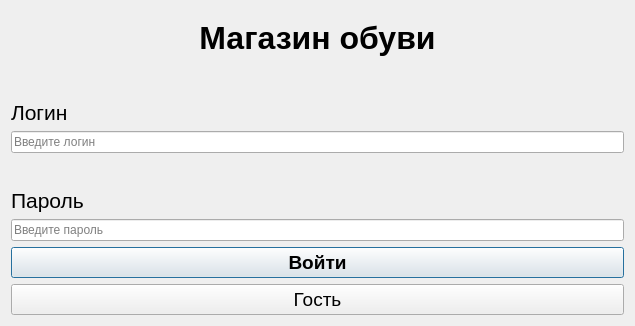
<?xml version="1.0" encoding="UTF-8"?>
<ui version="4.0">
 <class>LoginWindow</class>
 <widget class="QDialog" name="LoginWindow">
  <property name="geometry">
   <rect>
    <x>0</x>
    <y>0</y>
    <width>635</width>
    <height>326</height>
   </rect>
  </property>
  <property name="windowTitle">
   <string>Авторизация</string>
  </property>
  <layout class="QVBoxLayout" name="verticalLayout">
   <item>
    <widget class="QLabel" name="label_3">
     <property name="font">
      <font>
       <pointsize>24</pointsize>
       <bold>true</bold>
      </font>
     </property>
     <property name="text">
      <string>Магазин обуви</string>
     </property>
     <property name="alignment">
      <set>Qt::AlignmentFlag::AlignCenter</set>
     </property>
    </widget>
   </item>
   <item>
    <widget class="QLabel" name="label">
     <property name="font">
      <font>
       <pointsize>16</pointsize>
      </font>
     </property>
     <property name="text">
      <string>Логин</string>
     </property>
     <property name="alignment">
      <set>Qt::AlignmentFlag::AlignBottom|Qt::AlignmentFlag::AlignLeading|Qt::AlignmentFlag::AlignLeft</set>
     </property>
    </widget>
   </item>
   <item>
    <widget class="QLineEdit" name="loginInput">
     <property name="placeholderText">
      <string>Введите логин</string>
     </property>
    </widget>
   </item>
   <item>
    <widget class="QLabel" name="label_2">
     <property name="font">
      <font>
       <pointsize>16</pointsize>
      </font>
     </property>
     <property name="text">
      <string>Пароль</string>
     </property>
     <property name="alignment">
      <set>Qt::AlignmentFlag::AlignBottom|Qt::AlignmentFlag::AlignLeading|Qt::AlignmentFlag::AlignLeft</set>
     </property>
    </widget>
   </item>
   <item>
    <widget class="QLineEdit" name="passInput">
     <property name="echoMode">
      <enum>QLineEdit::EchoMode::Password</enum>
     </property>
     <property name="placeholderText">
      <string>Введите пароль</string>
     </property>
    </widget>
   </item>
   <item>
    <layout class="QVBoxLayout" name="verticalLayout_2">
     <item>
      <widget class="QPushButton" name="loginBtn">
       <property name="font">
        <font>
         <pointsize>14</pointsize>
         <bold>true</bold>
        </font>
       </property>
       <property name="text">
        <string>Войти</string>
       </property>
      </widget>
     </item>
     <item>
      <widget class="QPushButton" name="guestBtn">
       <property name="font">
        <font>
         <pointsize>14</pointsize>
        </font>
       </property>
       <property name="text">
        <string>Гость</string>
       </property>
      </widget>
     </item>
    </layout>
   </item>
  </layout>
 </widget>
 <resources/>
 <connections/>
</ui>
